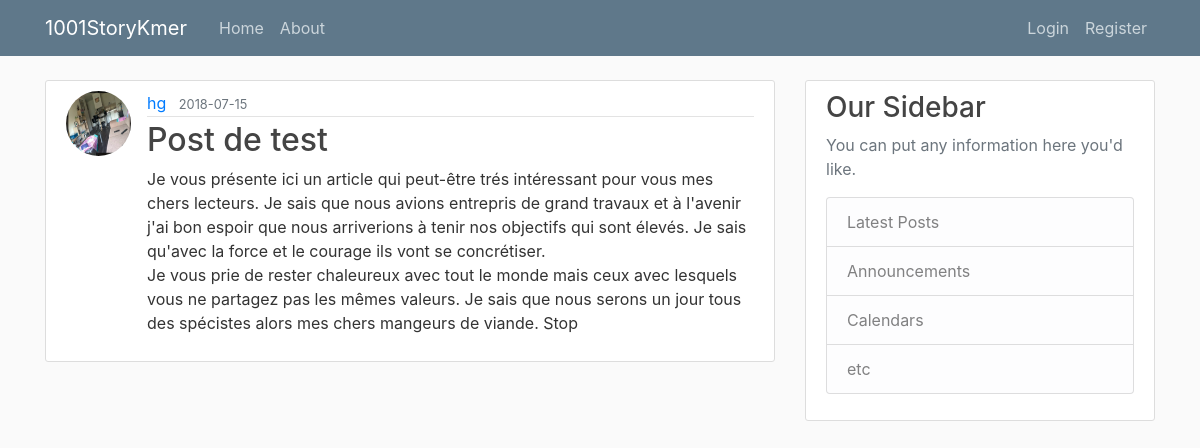
The app's page /post/4 with its own data.
### flaskblog/models.py (models this page shows, shortened)
class User(db.Model, UserMixin):
	id = db.Column(db.Integer, primary_key=True)
	username = db.Column(db.String(20), unique=True, nullable=False)
	email = db.Column(db.String(120), unique=True, nullable=False)
	image_file = db.Column(db.String(20),nullable=False,default='default.jpg')
	password = db.Column(db.String(60),nullable=False)
	posts = db.relationship('Post', backref='author', lazy=True)

class Post(db.Model):
	id = db.Column(db.Integer,primary_key=True)
	title = db.Column(db.String(100), unique=True, nullable=False)
	date_posted = db.Column(db.DateTime(),nullable=False, default=datetime.now)
	content = db.Column(db.Text(1000), nullable=False)
	user_id = db.Column(db.Integer, db.ForeignKey('user.id'), nullable=False)

### flaskblog/routes.py (the view)
@app.route("/post/<int:post_id>")
def post(post_id):
    post = Post.query.get_or_404(post_id)
    return render_template('post.html', title=post.title, post=post)

### flaskblog/templates/post.html (shortened to what this page needs)
{% extends "layout.html" %}
{% block content %}
  <article class="media content-section">
    <img class="rounded-circle article-img" src="{{ url_for('static', filename='profile_pics/' + post.author.image_file) }}">
    <div class="media-body">
      <div class="article-metadata">
        <a class="mr-2" href="{{ url_for('user_posts', username=post.author.username )}}">{{ post.author.username }}</a>
        <small class="text-muted">{{ post.date_posted.strftime('%Y-%m-%d') }}</small>
      </div>
      <h2 class="article-title">{{ post.title }}</h2>
      <p class="article-content">{{ post.content }}</p>
    </div>
  </article>
{% endblock content %}

### flaskblog/static/main.css (style rules this page uses)
body { background: #fafafa; color: #333333; margin-top: 5rem; }
h1, h2, h3, h4, h5, h6 { color: #444444; }
.content-section { background: #ffffff; padding: 10px 20px; border: 1px solid #dddddd; border-radius: 3px; margin-bottom: 20px; }
.article-title { color: #444444; }
.article-content { white-space: pre-line; }
.article-img { height: 65px; width: 65px; margin-right: 16px; }
.article-metadata { padding-bottom: 1px; margin-bottom: 4px; border-bottom: 1px solid #e3e3e3 }

### records on screen
User: image_file (picture), author.username "hg"
Post: date_posted "2018-07-15", title "Post de test", content "Je vous présente ici un article qui peut-être trés intéressant pour vous mes chers lecteurs. Je sais que nous avions entrepris de grand travaux et à l'avenir j'ai bon espoir que nous arriverions à tenir nos objectifs qui sont élevés. Je sais qu'avec la force et le courage ils vont se concrétiser. Je vous prie de rester chaleureux avec tout le monde mais ceux avec lesquels vous ne partagez pas les mêmes valeurs. Je sais que nous serons un jour tous des spécistes alors mes chers mangeurs de viande. Stop"
